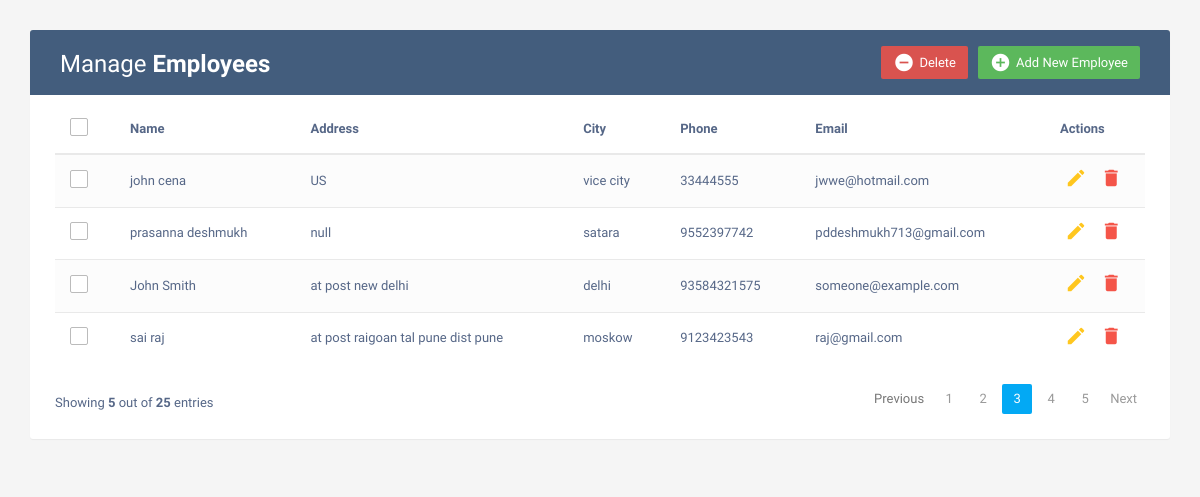
The page / on the database its author committed.
### newapp1/models.py (models this page shows, shortened)
class customer(models.Model):
    name=models.CharField(max_length=50)
    Address=models.CharField(max_length=50)
    City=models.CharField(max_length=50)
    phone=models.IntegerField(null=True)
    Email=models.EmailField()

### newapp1/views.py (the view)
# urls.py: path('',views.customerdata,name="customerdata"),
def customerdata(request):
    data=customer.objects.all()
    dict={"data":data}
    return render(request, "index1.html",dict)

### newapp1/templates/index1.html (shortened to what this page needs)
<!DOCTYPE html>
<html lang="en">
<head>
<link rel="stylesheet" href="https://maxcdn.bootstrapcdn.com/font-awesome/4.7.0/css/font-awesome.min.css">
<link rel="stylesheet" href="https://maxcdn.bootstrapcdn.com/bootstrap/3.3.7/css/bootstrap.min.css">
  <body>
    <div class="container">
        <div class="table-wrapper">
            <div class="table-title">
                <div class="row">
                    <div class="col-sm-6">
						<h2>Manage <b>Employees</b></h2>
					</div>
					<div class="col-sm-6">
						<a href="#addEmployeeModal" class="btn btn-success" data-toggle="modal"><i class="material-icons">&#xE147;</i> <span>Add New Employee</span></a>
						<a href="#deleteEmployeeModal" class="btn btn-danger" data-toggle="modal"><i class="material-icons">&#xE15C;</i> <span>Delete</span></a>
					</div>
                </div>
            </div>
            <table class="table table-striped table-hover">
                <thead>
                    <tr>
						<th>
							<span class="custom-checkbox">
								<label for="selectAll"></label>
							</span>
						</th>
                        <th>Name</th>
						<th>Address</th>
						<th>City</th>
                        <th>Phone</th>
						<th>Email</th>
                        <th>Actions</th>
                    </tr>
                </thead>
                <tbody>
					{% for i in data reversed %}
                    <tr>
						<td>
							<span class="custom-checkbox">
								<label for="checkbox1"></label>
							</span>
						</td>
                        <td>{{i.name}}</td>
						<td>{{i.Address}}</td>
						<td>{{i.City}}</td>
						<td>{{i.phone}}</td>
						<td>{{i.Email}}</td>
                        <td>
                            <a href="#editEmployeeModal-{{i.id}}" class="edit" data-toggle="modal"><i class="material-icons" data-toggle="tooltip" title="Edit">&#xE254;</i></a>
                            <a href="#deleteEmployeeModal-{{i.id}}" class="delete" data-toggle="modal"><i class="material-icons" data-toggle="tooltip" title="Delete">&#xE872;</i></a>
                        </td>
                    </tr>
                    {% endfor %}
                </tbody>
            </table>
			<div class="clearfix">
                <div class="hint-text">Showing <b>5</b> out of <b>25</b> entries</div>
                <ul class="pagination">
                    <li class="page-item disabled"><a href="#">Previous</a></li>
                    <li class="page-item"><a href="#" class="page-link">1</a></li>
                    <li class="page-item"><a href="#" class="page-link">2</a></li>
                    <li class="page-item active"><a href="#" class="page-link">3</a></li>
                    <li class="page-item"><a href="#" class="page-link">4</a></li>
                    <li class="page-item"><a href="#" class="page-link">5</a></li>
                    <li class="page-item"><a href="#" class="page-link">Next</a></li>
                </ul>
            </div>
        </div>
    </div>
</body>
</html>

### newapp1/templates/index1.html (style rules this page uses)
body { color: #566787; background: #f5f5f5; font-family: 'Varela Round', sans-serif; font-size: 13px; }
.table-wrapper { background: #fff; padding: 20px 25px; margin: 30px 0; border-radius: 3px; box-shadow: 0 1px 1px rgba(0,0,0,.05); }
.table-title { padding-bottom: 15px; background: #435d7d; color: #fff; padding: 16px 30px; margin: -20px -25px 10px; border-radius: 3px 3px 0 0; }
.table-title h2 { margin: 5px 0 0; font-size: 24px; }
.table-title .btn { color: #fff; float: right; font-size: 13px; border: none; min-width: 50px; border-radius: 2px; border: none; outline: none !important; margin-left: 10px; }
.table-title .btn i { float: left; font-size: 21px; margin-right: 5px; }
.table-title .btn span { float: left; margin-top: 2px; }
table.table tr th, table.table tr td { border-color: #e9e9e9; padding: 12px 15px; vertical-align: middle; }
table.table tr th:first-child { width: 60px; }
table.table tr th:last-child { width: 100px; }
table.table-striped tbody tr:nth-of-type(odd) { background-color: #fcfcfc; }
table.table td:last-child i { opacity: 0.9; font-size: 22px; margin: 0 5px; }
table.table td a { font-weight: bold; color: #566787; display: inline-block; text-decoration: none; outline: none !important; }
table.table td a.edit { color: #FFC107; }
table.table td a.delete { color: #F44336; }
table.table td i { font-size: 19px; }
.pagination { float: right; margin: 0 0 5px; }
.pagination li a { border: none; font-size: 13px; min-width: 30px; min-height: 30px; color: #999; margin: 0 2px; line-height: 30px; border-radius: 2px !important; text-align: center; padding: 0 6px; }
.pagination li.active a, .pagination li.active a.page-link { background: #03A9F4; }
.hint-text { float: left; margin-top: 10px; font-size: 13px; }
.custom-checkbox { position: relative; }
.custom-checkbox label:before { width: 18px; height: 18px; }
.custom-checkbox label:before { content: ''; margin-right: 10px; display: inline-block; vertical-align: text-top; background: white; border: 1px solid #bbb; border-radius: 2px; box-sizing: border-box; z-index: 2; }

### rows shown on the page
customer: name "john cena", Address "US", City "vice city", phone "33444555", Email "jwwe@hotmail.com"
customer: name "prasanna deshmukh", Address "null", City "satara", phone "9552397742", Email "pddeshmukh713@gmail.com"
customer: name "John Smith", Address "at post new delhi", City "delhi", phone "93584321575", Email "someone@example.com"
customer: name "sai raj", Address "at post raigoan tal pune dist pune", City "moskow", phone "9123423543", Email "raj@gmail.com"
